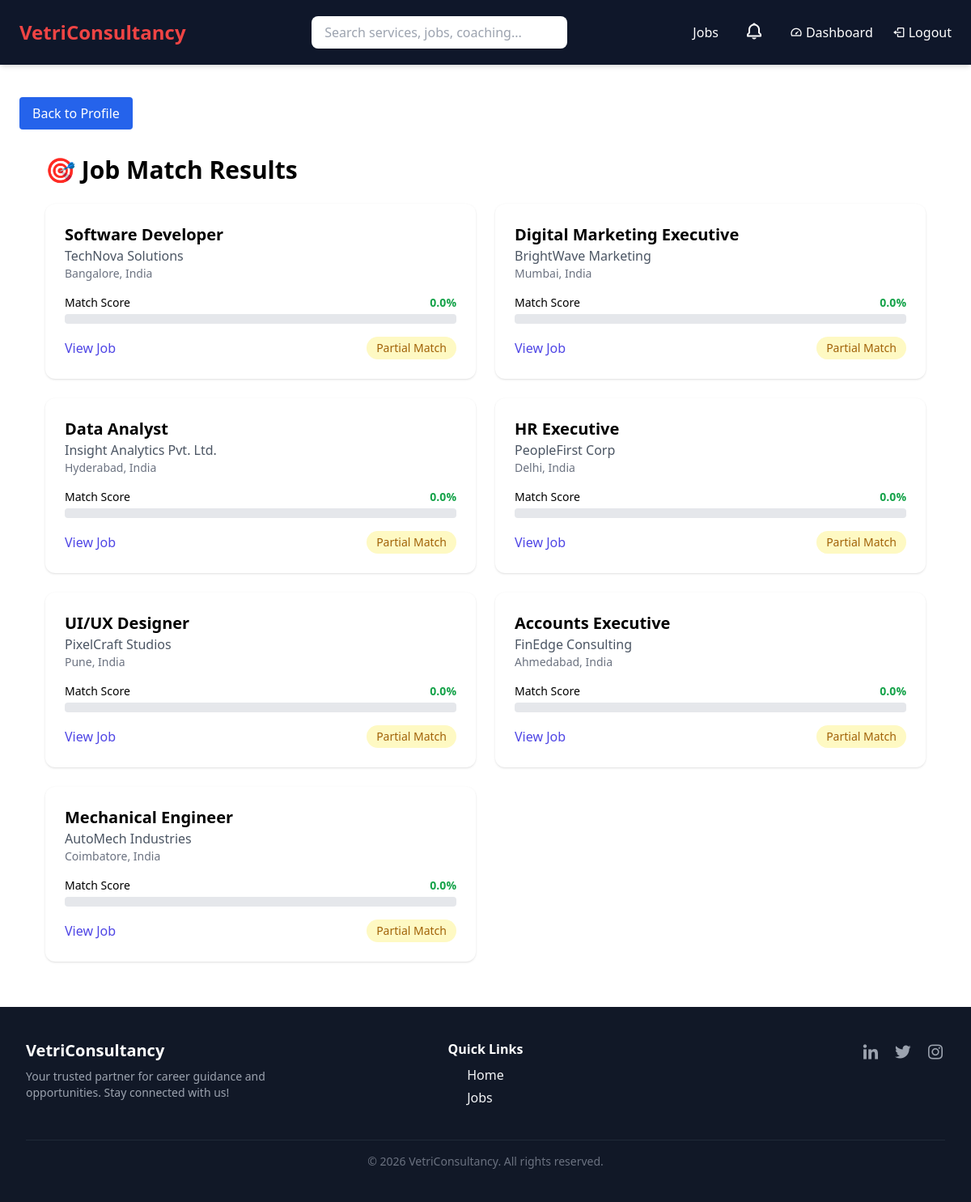
Screenshot of /job-matching/ (signed in) with the database file from the repository.
### VCS/models.py (models this page shows, shortened)
class Job(models.Model):
    EXPERIENCE_CHOICES = [
        ('FRESHER', 'Fresher'),
        ('1-3', '1–3 Years'),
        ('3-5', '3–5 Years'),
        ('5+', '5+ Years'),
    ]
    company_name = models.CharField(max_length=200, db_index=True)
    job_title = models.CharField(max_length=200, db_index=True)
    location = models.CharField(max_length=100, db_index=True)
    experience = models.CharField(
        max_length=10,
        choices=EXPERIENCE_CHOICES,
        db_index=True
    )
    salary_range = models.IntegerField(help_text="Monthly salary", db_index=True)
    is_remote = models.BooleanField(default=False)
    eligibility = models.TextField()
    job_description = models.TextField()
    posted_at = models.DateTimeField(auto_now_add=True, db_index=True)
    saved_by = models.ManyToManyField(User, blank=True, related_name='saved_jobs')
    applied_by = models.ManyToManyField(User, through='JobApplication', related_name='applied_jobs')
    class Meta:
        indexes = [
            models.Index(fields=['job_title']),
            models.Index(fields=['location']),
            models.Index(fields=['experience']),
            models.Index(fields=['salary_range']),
        ]

### VCS/views.py (the view)
# urls.py: path('job-matching/', job_matching, name='job_matching'),
@login_required
def job_matching(request):
    profile = request.user.profile
    jobs = Job.objects.all()
    matched_jobs = []
    for job in jobs:
        score = SequenceMatcher(
            None,
            profile.skills.lower(),
            job.job_description.lower()
        ).ratio() * 100
        matched_jobs.append({
            "job": job,
            "score": round(score, 2)
        })
    matched_jobs = sorted(matched_jobs, key=lambda x: x["score"], reverse=True)
    return render(request, "job_matching.html", {
        "matched_jobs": matched_jobs
    })

### VCS/context_processors.py (called while the page is built)
def notification_count(request):
    if request.user.is_authenticated:
        unread_count = Notification.objects.filter(
            user=request.user,
            is_read=False
        ).count()
        latest_notifications = Notification.objects.filter(
            user=request.user
        ).order_by('-created_at')[:5]
    else:
        unread_count = 0
        latest_notifications = []
    return {
        'notification_count': unread_count,
        'latest_notifications': latest_notifications,
    }

### VCS/templates/job_matching.html (shortened to what this page needs)
<!DOCTYPE html>
{% extends 'base.html' %}
{% block content %}
<body class="bg-gray-100 min-h-screen">
    <a href="{% url 'profile' %}" class="mt-4 inline-block bg-blue-600 text-white px-4 py-2 rounded">Back to Profile</a>
    <div class="max-w-6xl mx-auto p-8">
        <h1 class="text-3xl font-bold mb-6">🎯 Job Match Results</h1>
        <div class="grid grid-cols-1 md:grid-cols-2 gap-6">
            {% for item in matched_jobs %}
            <div class="bg-white shadow rounded-xl p-6">
                <h2 class="text-xl font-semibold">{{ item.job.job_title }}</h2>
                <p class="text-gray-600">{{ item.job.company_name }}</p>
                <p class="text-sm text-gray-500">{{ item.job.location }}</p>
                <div class="mt-4">
                    <div class="flex justify-between mb-1">
                        <span class="text-sm font-medium">Match Score</span>
                        <span class="text-sm font-bold text-green-600">{{ item.score }}%</span>
                    </div>
                    <div class="w-full bg-gray-200 rounded h-3">
                    </div>
                </div>
                <div class="mt-4 flex justify-between items-center">
                    <a href="{% url 'job_detail' item.job.id %}"
                    class="text-indigo-600 hover:underline">View Job</a>
                    {% if item.score >= 60 %}
                    <span class="bg-green-100 text-green-700 px-3 py-1 rounded-full text-sm">
                        Best Match
          </span>
          {% else %}
          <span class="bg-yellow-100 text-yellow-700 px-3 py-1 rounded-full text-sm">
              Partial Match
            </span>
            {% endif %}
        </div>
    </div>
    {% endfor %}
</div>
</div>
{% endblock %}

### rows the page displays
Job: job.job_title "Software Developer", job.company_name "TechNova Solutions", job.location "Bangalore, India", score "0.0"
Job: job.job_title "Digital Marketing Executive", job.company_name "BrightWave Marketing", job.location "Mumbai, India", score "0.0"
Job: job.job_title "Data Analyst", job.company_name "Insight Analytics Pvt. Ltd.", job.location "Hyderabad, India", score "0.0"
Job: job.job_title "HR Executive", job.company_name "PeopleFirst Corp", job.location "Delhi, India", score "0.0"
Job: job.job_title "UI/UX Designer", job.company_name "PixelCraft Studios", job.location "Pune, India", score "0.0"
Job: job.job_title "Accounts Executive", job.company_name "FinEdge Consulting", job.location "Ahmedabad, India", score "0.0"
Job: job.job_title "Mechanical Engineer", job.company_name "AutoMech Industries", job.location "Coimbatore, India", score "0.0"
